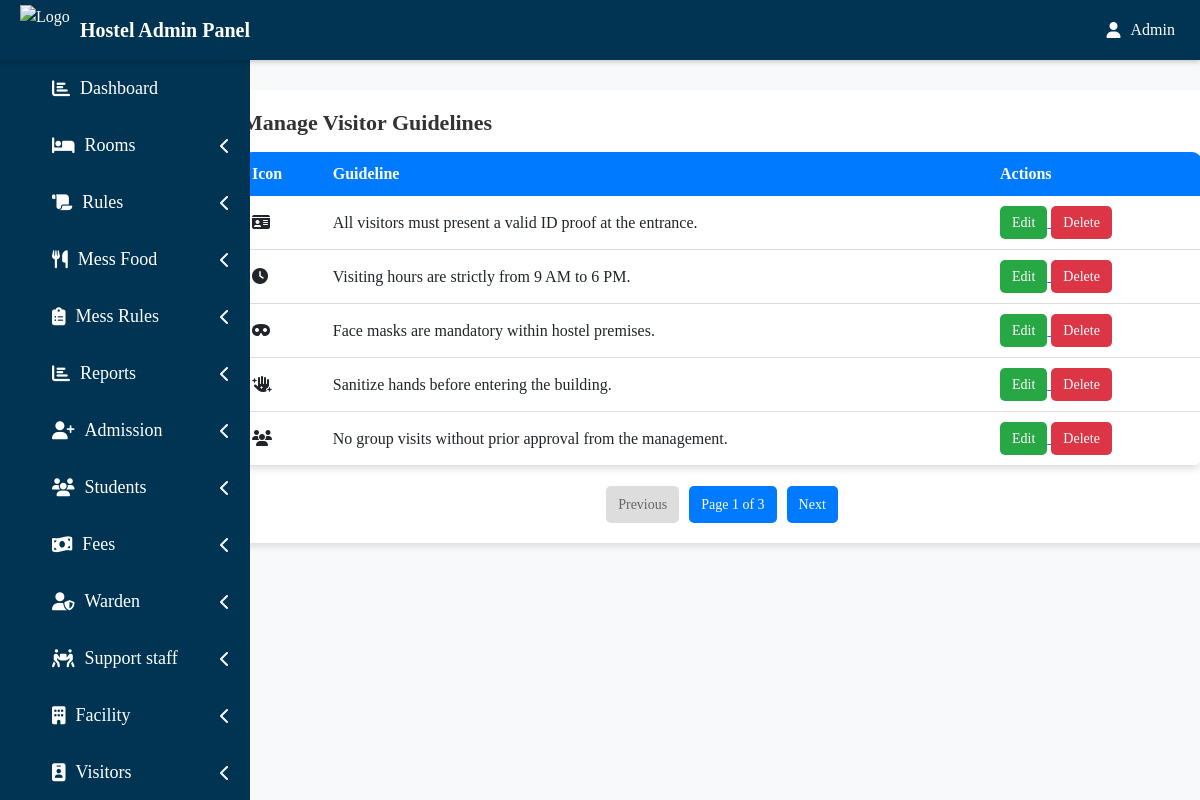
The app's page /hadmin/admin_manage_guidelines.php with its own data.
### tables this page shows
CREATE TABLE `visitor_guidelines` (
  `id` int(11) NOT NULL,
  `icon` varchar(100) NOT NULL,
  `guideline` text NOT NULL
);

### hadmin/admin_manage_guidelines.php (the view, shortened to what this page needs)
<?php
$limit = 5;
$page = isset($_GET['page']) ? (int)$_GET['page'] : 1;
$page = max(1, $page);
$start = ($page - 1) * $limit;
$totalResult = mysqli_query($conn, "SELECT COUNT(*) as total FROM visitor_guidelines");
$totalRow = mysqli_fetch_assoc($totalResult);
$totalRecords = $totalRow['total'];
$totalPages = ceil($totalRecords / $limit);
$query = "SELECT * FROM visitor_guidelines LIMIT $start, $limit";
$result = mysqli_query($conn, $query);
?>
<!DOCTYPE html>
<html>
<head>
    <link rel="stylesheet" href="https://cdnjs.cloudflare.com/ajax/libs/font-awesome/6.5.1/css/all.min.css">
    <link href="https://cdn.jsdelivr.net/npm/bootstrap@5.3.0/dist/css/bootstrap.min.css" rel="stylesheet">
</head>
<body>
<?php include('include/side.php'); ?>
<div class="container mt-4">
    <div class="container1">
        <fieldset>
            <legend><h1>Manage Visitor Guidelines</h1></legend>
            <table>
                <tr>
                    <th>Icon</th>
                    <th>Guideline</th>
                    <th>Actions</th>
                </tr>
                <?php
                while ($row = mysqli_fetch_assoc($result)) {
                    echo "<tr>
                            <td><i class='" . htmlspecialchars($row['icon']) . "'></i></td>
                            <td>" . htmlspecialchars($row['guideline']) . "</td>
                            <td>
                                <a href='admin_edit_guideline.php?id=" . $row['id'] . "'>
                                    <button class='action-btn edit-btn'>Edit</button>
                                </a>
                                <a href='admin_manage_guidelines.php?delete=" . $row['id'] . "' onclick=\"return confirm('Are you sure?');\">
                                    <button class='action-btn delete-btn'>Delete</button>
                                </a>
                            </td>
                          </tr>";
                }
                ?>
            </table>
            <div class="pagination">
                <?php if ($page > 1): ?>
                    <a href="?page=<?php echo $page - 1; ?>">Previous</a>
                <?php else: ?>
                    <span class="disabled">Previous</span>
                <?php endif; ?>
                <span>Page <?php echo $page; ?> of <?php echo $totalPages; ?></span>
                <?php if ($page < $totalPages): ?>
                    <a href="?page=<?php echo $page + 1; ?>">Next</a>
                <?php else: ?>
                    <span class="disabled">Next</span>
                <?php endif; ?>
            </div>
        </fieldset>
    </div>
</div>
</body>
</html>

### hadmin/admin_manage_guidelines.php (style rules this page uses)
body { font-family: 'Poppins', sans-serif; background-color: #f8f9fa; }
.container1 { background: #fff; padding: 20px; border-radius: 10px; box-shadow: 0 4px 6px rgba(0, 0, 0, 0.1); margin-top: 90px; margin-left: 180px; width: 1000px; margin-bottom: 30px; }
h1 { font-size: 22px; font-weight: 600; color: #333; }
table { width: 100%; border-radius: 10px; overflow: hidden; background: #fff; box-shadow: 0 4px 6px rgba(0, 0, 0, 0.1); }
th { background: #007bff; color: white; text-align: left; padding: 10px; }
td { padding: 10px; border-bottom: 1px solid #ddd; }
.action-btn { padding: 6px 12px; border-radius: 5px; text-decoration: none; font-size: 14px; display: inline-block; border: none; cursor: pointer; }
.edit-btn { background: #28a745; color: white; }
.delete-btn { background: #dc3545; color: white; }
.pagination { margin-top: 20px; display: flex; justify-content: center; gap: 10px; }
.pagination a, .pagination span { padding: 8px 12px; border-radius: 5px; text-decoration: none; font-size: 14px; background: #007bff; color: white; }
.pagination .disabled { background: #ddd; color: #666; pointer-events: none; }

### hadmin/include/side.php (style rules this page uses)
* { margin: 0; padding: 0; font-family: times new roman; }

### records on screen
visitor_guidelines: guideline "All visitors must present a valid ID proof at the entrance."
visitor_guidelines: guideline "Visiting hours are strictly from 9 AM to 6 PM."
visitor_guidelines: guideline "Face masks are mandatory within hostel premises."
visitor_guidelines: guideline "Sanitize hands before entering the building."
visitor_guidelines: guideline "No group visits without prior approval from the management."

### other values on screen
$page "1"
$totalPages "3"
